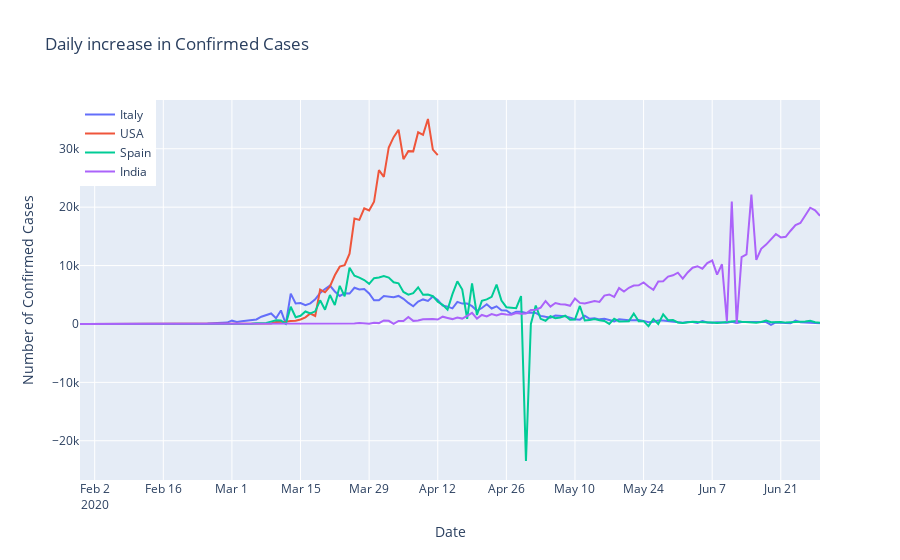

Here is the notebook cell this chart was saved with:
### Markdown cell above
Comparison of Daily Increase in Number of Cases of Italy, Spain, USA and India, where maximum number of Confirmed Cases are equivalent to maximum number of Confirmed Cases in India.

### Code cell
fig = go.Figure()

fig.add_trace(go.Scatter(x=datewise_Italy[(datewise_Italy['Confirmed']>0)&(datewise_Italy['Confirmed']<=max_ind)].index,
                        y=datewise_Italy[(datewise_Italy['Confirmed']>0)&(datewise_Italy['Confirmed']<=max_ind)]['Confirmed'].diff().fillna(0),
                                        mode='lines', name='Italy'))
fig.add_trace(go.Scatter(x=datewise_US[(datewise_Italy['Confirmed']>0)&(datewise_US['Confirmed']<=max_ind)].index,
                        y=datewise_US[(datewise_Italy['Confirmed']>0)&(datewise_US['Confirmed']<=max_ind)]['Confirmed'].diff().fillna(0),
                                        mode='lines', name='USA'))
fig.add_trace(go.Scatter(x=datewise_spain[(datewise_spain['Confirmed']>0)&(datewise_spain['Confirmed']<=max_ind)].index,
                        y=datewise_spain[(datewise_spain['Confirmed']>0)&(datewise_spain['Confirmed']<=max_ind)]['Confirmed'].diff().fillna(0),
                                        mode='lines', name='Spain'))
fig.add_trace(go.Scatter(x=datewise_india.index, y=datewise_india['Confirmed'].diff().fillna(0),
                        mode='lines', name='India'))

fig.update_layout(title='Daily increase in Confirmed Cases',
                 xaxis_title='Date', yaxis_title='Number of Confirmed Cases',
                 legend=dict(x=0, y=1, traceorder='normal'))

fig.show()

### Figure 1 — Plotly figure (JSON) as saved in the notebook; plotly's stock layout.template omitted (floating-point values rounded to 4 significant figures; data arrays with more than 128 entries replaced by an {"elided": "..."} marker saying what was removed)
{"data": [{"mode": "lines", "name": "Italy", "type": "scatter", "x": {"elided": "151 str values"}, "y": {"elided": "151 int values"}}, {"mode": "lines", "name": "USA", "type": "scatter", "x": ["2020-01-31", "2020-02-01", "2020-02-02", "2020-02-03", "2020-02-04", "2020-02-05", "2020-02-06", "2020-02-07", "2020-02-08", "2020-02-09", "2020-02-10", "2020-02-11", "2020-02-12", "2020-02-13", "2020-02-14", "2020-02-15", "2020-02-16", "2020-02-17", "2020-02-18", "2020-02-19", "2020-02-20", "2020-02-21", "2020-02-22", "2020-02-23", "2020-02-24", "2020-02-25", "2020-02-26", "2020-02-27", "2020-02-28", "2020-02-29", "2020-03-01", "2020-03-02", "2020-03-03", "2020-03-04", "2020-03-05", "2020-03-06", "2020-03-07", "2020-03-08", "2020-03-09", "2020-03-10", "2020-03-11", "2020-03-12", "2020-03-13", "2020-03-14", "2020-03-15", "2020-03-16", "2020-03-17", "2020-03-18", "2020-03-19", "2020-03-20", "2020-03-21", "2020-03-22", "2020-03-23", "2020-03-24", "2020-03-25", "2020-03-26", "2020-03-27", "2020-03-28", "2020-03-29", "2020-03-30", "2020-03-31", "2020-04-01", "2020-04-02", "2020-04-03", "2020-04-04", "2020-04-05", "2020-04-06", "2020-04-07", "2020-04-08", "2020-04-09", "2020-04-10", "2020-04-11", "2020-04-12"], "y": [0, 2, 0, 3, 0, 1, 0, 0, 0, 0, 0, 1, 0, 2, 0, 0, 0, 0, 0, 0, 0, 20, 0, 0, 18, 0, 6, 1, 2, 8, 6, 25, 21, 31, 68, 57, 139, 120, 68, 354, 322, 382, 516, 547, 773, 1133, 1789, 1365, 5894, 5421, 6413, 8334, 9815, 10073, 12042, 18058, 17821, 19808, 19444, 20922, 26341, 25200, 30227, 31987, 33267, 28219, 29595, 29556, 32829, 32385, 35098, 29861, 28917]}, {"mode": "lines", "name": "Spain", "type": "scatter", "x": {"elided": "150 str values"}, "y": {"elided": "150 int values"}}, {"mode": "lines", "name": "India", "type": "scatter", "x": {"elided": "152 str values"}, "y": {"elided": "152 int values"}}], "layout": {"legend": {"traceorder": "normal", "x": 0, "y": 1}, "title": {"text": "Daily increase in Confirmed Cases"}, "xaxis": {"title": {"text": "Date"}}, "yaxis": {"title": {"text": "Number of Confirmed Cases"}}}}
